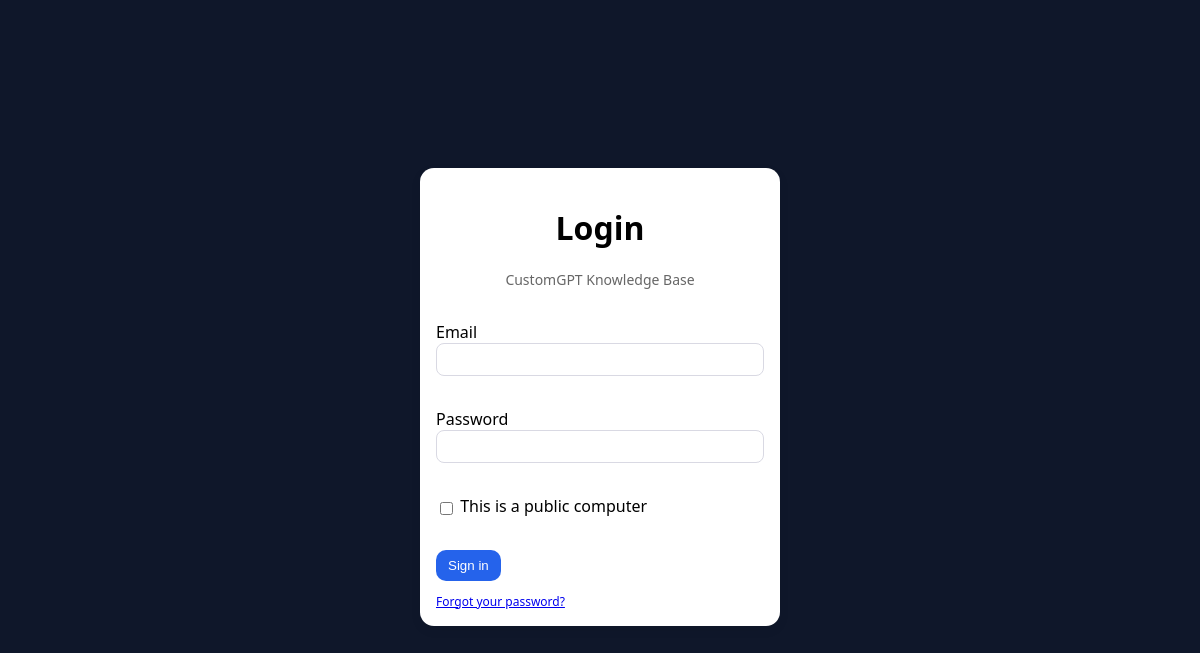
Before: /login.php?next=/ with the older database file.
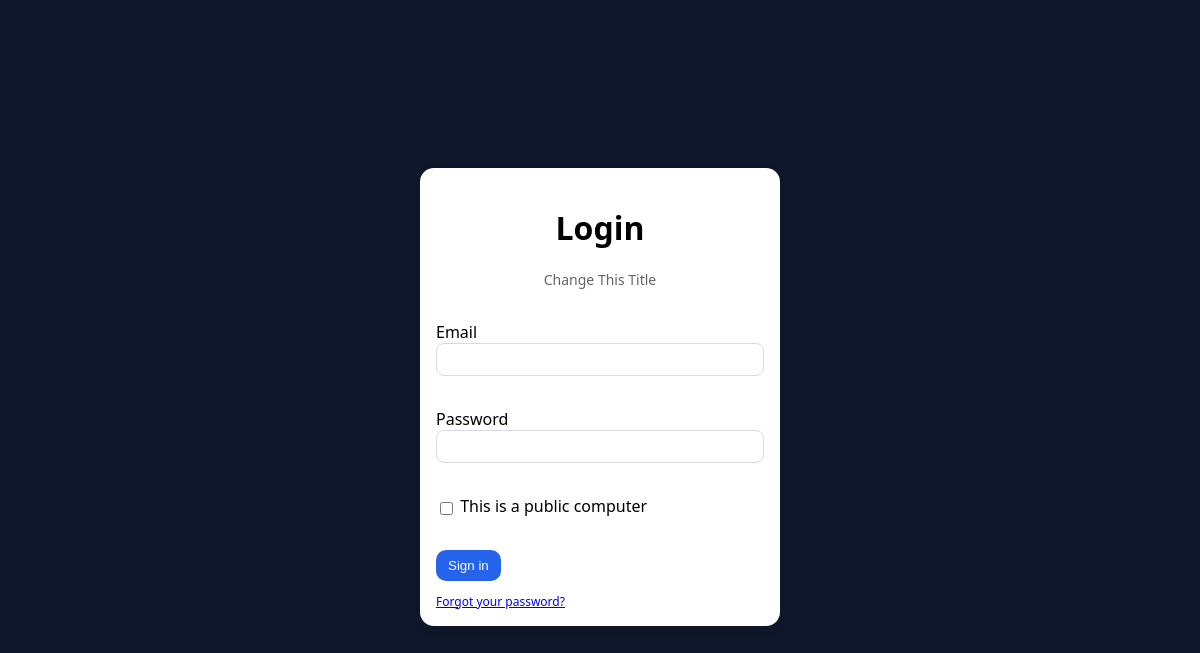
After: the same page with the newer database file.
### tables this page shows
CREATE TABLE settings (
  id INT AUTO_INCREMENT PRIMARY KEY,
  key_name VARCHAR(191) NOT NULL UNIQUE,
  value LONGTEXT NULL,
  updated_at DATETIME NOT NULL DEFAULT CURRENT_TIMESTAMP ON UPDATE CURRENT_TIMESTAMP
);

### config.php (called while the page is built, shortened)
<?php
function pdo(): PDO {
    static $pdo = null;
    if ($pdo === null) {
        $dsn = 'mysql:host=' . DB_HOST . ';dbname=' . DB_NAME . ';charset=utf8mb4';
        $options = [
            PDO::ATTR_ERRMODE => PDO::ERRMODE_EXCEPTION,
            PDO::ATTR_DEFAULT_FETCH_MODE => PDO::FETCH_ASSOC,
            PDO::ATTR_EMULATE_PREPARES => false,
        ];
        $pdo = new PDO($dsn, DB_USER, DB_PASS, $options);
    }
    return $pdo;
}

### settings.php (called while the page is built, shortened)
<?php
require_once __DIR__ . '/config.php';
class Settings {
    private static function pdo(): PDO {
        return pdo();
    }
    public static function get(string $key, string $default = ''): string {
        $st = self::pdo()->prepare('SELECT value FROM settings WHERE key_name = ? LIMIT 1');
        $st->execute([$key]);
        $row = $st->fetch();
        return $row ? (string)$row['value'] : $default;
    }
    public static function siteTitle(): string {
        return self::get('site_title', APP_NAME);
    }
}

### login.php (the view, shortened to what this page needs)
<?php
require_once __DIR__ . '/config.php';
require_once __DIR__ . '/lib/UserManagement.php';
require_once __DIR__ . '/lib/ApplicationUI.php';
require_once __DIR__ . '/settings.php';
function h($s) {
    return htmlspecialchars($s ?? '', ENT_QUOTES, 'UTF-8');
}
?>
<!doctype html><html><head><meta charset="utf-8"><meta name="viewport" content="width=device-width,initial-scale=1">
<?=ApplicationUI::cssLink('/styles.css')?></head>
<body class="auth">
  <div class="card">
    <h1 style="text-align: center;">Login</h1>
    <p class="subtitle" style="text-align: center;"><?=h(Settings::siteTitle())?></p>
    <form method="post" class="stack">
      <label>Email
        <input type="email" name="email" required>
      </label>
      <label>Password
        <input type="password" name="password" required>
      </label>
      <label class="inline"><input type="checkbox" name="public_computer" value="1"> This is a public computer</label>
      <div class="actions">
        <button type="submit" class="primary">Sign in</button>
      </div>
    </form>
    <p class="small" style="margin-bottom: 0px; margin-top:0.75rem;"><a href="/forgot_password.php">Forgot your password?</a></p>
  </div>
</body></html>

### lib/ApplicationUI.php (shortened to what this page needs)
<?php
require_once __DIR__ . '/../config.php';
require_once __DIR__ . '/../settings.php';
class ApplicationUI {
    public static function staticResourceUrl(string $path): string {
        $filePath = __DIR__ . '/../' . ltrim($path, '/');
        $version = @filemtime($filePath);
        return $path . '?v=' . $version;
    }
    public static function cssLink(string $path): string {
        $url = self::staticResourceUrl($path);
        return '<link rel="stylesheet" href="' . htmlspecialchars($url, ENT_QUOTES, 'UTF-8') . '">';
    }
}

### styles.css (style rules this page uses)
* { box-sizing: border-box; }
body { font-family: system-ui, -apple-system, Segoe UI, Roboto, Arial, sans-serif; margin: 0; background: #f6f7fb; color: #1a1a1a; }
.card { background: #fff; border-radius: 14px; box-shadow: 0 4px 12px rgba(0, 0, 0, 0.06); padding: 16px; margin-bottom: 6px; }
.small { font-size: 12px; color: #555; }
.stack { display: flex; flex-direction: column; gap: 1rem; }
.stack label { display: block; margin: 8px 0; }
.stack .actions { display: flex; gap: 8px; align-items: center; margin-top: 8px; }
label { display: flex; flex-direction: column; gap: 0.25rem; font-weight: 500; }
label.inline { flex-direction: row; align-items: center; gap: 0.5rem; }
input, textarea, select { width: 100%; padding: 8px; border: 1px solid #d9d9e3; border-radius: 8px; background: #fff; }
input[type="checkbox"], input[type="radio"] { width: auto; height: auto; padding: 0; border: 0; vertical-align: middle; }
button, .button { display: inline-block; background: #111; color: #fff; border: 0; border-radius: 10px; padding: 8px 12px; cursor: pointer; text-decoration: none; }
button.primary, .button.primary { background: #2563eb; }
.inline { display: inline; }
.actions { display: flex; gap: 8px; align-items: center; }
.auth { display: grid; place-items: center; height: 100vh; background: #0f172a; color: #000; }
.auth .card { width: 360px; }
.auth .card .subtitle { text-align: center; color: #666; font-size: 14px; margin: 8px 0 24px 0; font-weight: 500; }

Changed rows visible on the page:
changed settings: value "CustomGPT Knowledge Base" → "Change This Title"
